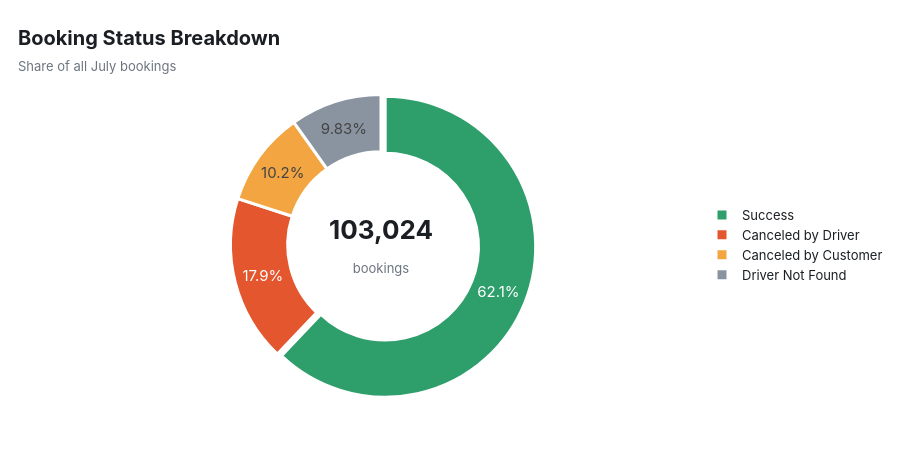

Notebook source saved alongside this figure:
### Code cell
st = df["Booking_Status"].value_counts().reindex(STATUS_ORDER)
fig = go.Figure(go.Pie(labels=st.index, values=st.values, hole=0.62, sort=False, direction="clockwise",
                       marker=dict(colors=[STATUS_COLORS[s] for s in st.index], line=dict(color="white", width=3)),
                       textinfo="percent", textfont_size=15, pull=[0.03, 0, 0, 0],
                       hovertemplate="%{label}<br>%{value:,} bookings (%{percent})<extra></extra>"))
fig.add_annotation(text=f"<b>{len(df):,}</b><br><span style='font-size:13px;color:#6B7580'>bookings</span>", showarrow=False, font_size=26)
fig.update_layout(legend=dict(orientation="v", y=0.5, x=1.0))
show(fig, "Booking Status Breakdown", "Share of all July bookings", height=460)
insight(f"**Driver-side failures dominate**: drivers cancel **{K['driver_cancel']:.1f}%** of bookings - ~{K['driver_cancel']/K['cust_cancel']:.1f}x the customer cancel rate ({K['cust_cancel']:.1f}%). "
        f"A further **{K['no_driver']:.1f}%** end with no driver found.")

### Figure 1 — Plotly figure (JSON) as saved in the notebook; plotly's stock layout.template omitted (floating-point values rounded to 4 significant figures)
{"data": [{"direction": "clockwise", "hole": 0.62, "hovertemplate": "%{label}<br>%{value:,} bookings (%{percent})<extra></extra>", "labels": ["Success", "Canceled by Driver", "Canceled by Customer", "Driver Not Found"], "marker": {"colors": ["#2E9E6B", "#E4572E", "#F2A541", "#8A94A0"], "line": {"color": "white", "width": 3}}, "pull": [0.03, 0, 0, 0], "sort": false, "textfont": {"size": 15}, "textinfo": "percent", "type": "pie", "values": [63967, 18434, 10499, 10124]}], "layout": {"annotations": [{"font": {"size": 26}, "showarrow": false, "text": "<b>103,024</b><br><span style='font-size:13px;color:#6B7580'>bookings</span>"}], "height": 460, "legend": {"orientation": "v", "x": 1, "y": 0.5}, "title": {"text": "<b>Booking Status Breakdown</b><br><span style='font-size:13px;color:#6B7580'>Share of all July bookings</span>"}}}
